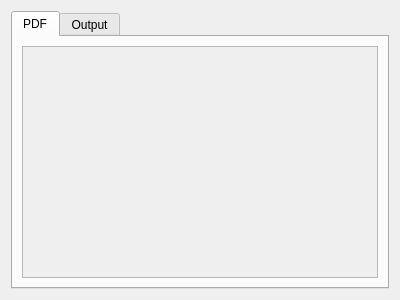
<?xml version="1.0" encoding="UTF-8"?>
<ui version="4.0">
 <class>PreviewWindow</class>
 <widget class="QDialog" name="PreviewWindow">
  <property name="geometry">
   <rect>
    <x>0</x>
    <y>0</y>
    <width>400</width>
    <height>300</height>
   </rect>
  </property>
  <property name="windowTitle">
   <string>Preview</string>
  </property>
  <layout class="QVBoxLayout" name="verticalLayout">
   <item>
    <widget class="QTabWidget" name="tabWidget">
     <property name="currentIndex">
      <number>0</number>
     </property>
     <widget class="QWidget" name="pdfTab">
      <attribute name="title">
       <string>PDF</string>
      </attribute>
      <layout class="QVBoxLayout" name="verticalLayout_2">
       <item>
        <widget class="QScrollArea" name="scrollArea">
         <property name="verticalScrollBarPolicy">
          <enum>Qt::ScrollBarAlwaysOff</enum>
         </property>
         <property name="horizontalScrollBarPolicy">
          <enum>Qt::ScrollBarAlwaysOff</enum>
         </property>
         <property name="widgetResizable">
          <bool>true</bool>
         </property>
         <widget class="QWidget" name="scrollAreaWidgetContents">
          <property name="geometry">
           <rect>
            <x>0</x>
            <y>0</y>
            <width>358</width>
            <height>233</height>
           </rect>
          </property>
          <layout class="QVBoxLayout" name="verticalLayout_4">
           <item>
            <widget class="QLabel" name="pdf">
             <property name="text">
              <string/>
             </property>
            </widget>
           </item>
          </layout>
         </widget>
        </widget>
       </item>
      </layout>
     </widget>
     <widget class="QWidget" name="outputTab">
      <attribute name="title">
       <string>Output</string>
      </attribute>
      <layout class="QVBoxLayout" name="verticalLayout_3">
       <item>
        <widget class="QPlainTextEdit" name="output"/>
       </item>
      </layout>
     </widget>
    </widget>
   </item>
  </layout>
 </widget>
 <resources/>
 <connections/>
</ui>
